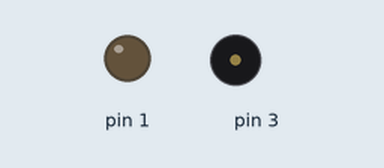
Recording of a sketch running on a simulated Arduino Uno, built with avr-gcc and run on an emulated ATmega328P. Shown: output pins drawn as LEDs (lit = HIGH), buzzer (waves = sounding).

Above: at 0.16 s.
Timing chart, 0 to 3.0 s (numbered marks = the images above):
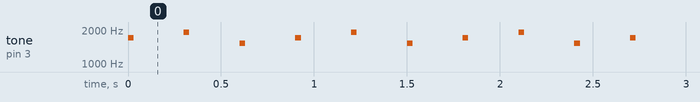

Measured:
- by itself, tone on pin 3: repeats every 0.90 s: silent 0.27 s, 1915 Hz 0.03 s, silent 0.27 s, 1519 Hz 0.03 s, silent 0.27 s, 1700 Hz 0.03 s

The sketch:

Stem_Piezo.ino
```cpp
void setup() {
  pinMode(OUTPUT,3);

}

void loop() {
  tone(3,1700,30);
  delay(300);
  tone(3,1915,30);
  delay(300);
  tone(3,1519,30);
  delay(300);

}
```
